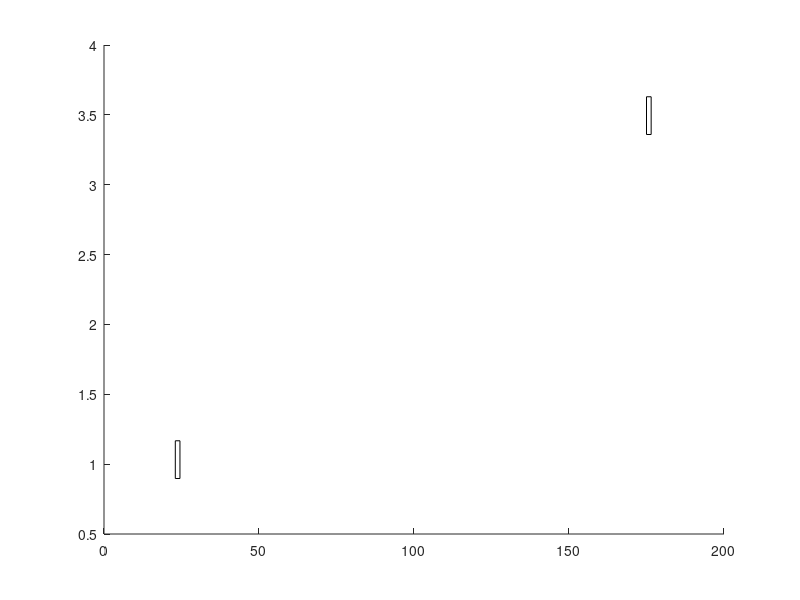

The MATLAB script that drew this image: (Note: this script raises an error after producing the figure.)
% Project 3
% Yun Lin
% 4/22/2012
 
clear
clc
 
disp('                     Bunker Buster    ')
disp('    ')
disp(' Objective: Destroy other player before he destroys you!')
disp('     ')
disp('    Players must input power of cannon (1 to 600)')
disp('    ')
disp('    Players must input angle of cannon (0 to 90)')
disp('    ')
disp('  To exit game at any time, enter 0 for power input')
disp('      ')
disp('      ')

format bank
%%%%%%%%%%%%%%%%%%%%%%%%%%%%%%%%%%%%%%%%%%%%%%%%%%%%%%%%%%%%%%%%%%%%%%%%%%
%                                                                        %
%                         Create Terrain                                 %
%                                                                        %
%%%%%%%%%%%%%%%%%%%%%%%%%%%%%%%%%%%%%%%%%%%%%%%%%%%%%%%%%%%%%%%%%%%%%%%%%%
 
%CREATE TERRAIN
Ty = randperm(5); % Picks (n) random numbers to make plot. Can be 
N = length(Ty);% changed for different effects. n*L gives length of field.
hold on
 
L = 40;
M = N*L;
xi = 0:M-1;
yi = interpft(Ty,M); % Terrain 'Function'
 
%--------------------------------------------------------------------------
%                      PLACE AND DRAW 'TANKS'            
%--------------------------------------------------------------------------
%Create Tank 1
p=randi(40); ...Max distance of tanks from border. 
              
p2=p+2;
yi(p:p2)=min(yi(p:p2)); ...Flatten Spot on for Tank 1 (modifies yi)
B=length(yi(p:p2)); % Width of Flat Spot
c=min(yi(p:p2));     % Min Value of 'yi'
 
%Create Tank 2
P=198-p; %Random placement of tank 2
P2=P+2;
yi(P:P2)=min(yi(P:P2)); %Flatten Spot for Tank 2
 
B2=length(yi(P:P2));
c2=min(yi(P:P2));
 
%Plot Tanks
tank1=rectangle('Position',[p,c,B/2,B*.09]);
tank2=rectangle('Position',[P,c2,B2/2,B2*.09]);
%Plot Terrain
hT=area(yi);   
colormap summer
a=max(yi)*2;
plot(tank1)
plot(tank2)
axis([min(yi) M 0 a])  %axis([min(yi) 100 0 a])
xlabel('Player 1                                                                                                Player 2')
title(' Bunker Buster ') 
 
%%%%%%%%%%%%%%%%%%%%%%%%%%%%%%%%%%%%%%%%%%%%%%%%%%%%%%%%%%%%%%%%%%%%%%%%%
%                                                                       %
%                      Trajectory                                       %
%                                                                       %
%%%%%%%%%%%%%%%%%%%%%%%%%%%%%%%%%%%%%%%%%%%%%%%%%%%%%%%%%%%%%%%%%%%%%%%%%
 
%-----------Tank Int. Pos-------------------
x_0 = (p+(B/4)); % initial x-position Tank 1 
y_0 = c+(B*.09); % initial y-position Tank 1
 
x2_0=(P+(B2/4)); % initial x-position Tank 2
y2_0=c2+(B*.09); % initial y-position Tank 2
%-------------------------------------------
 
Player2_Health=100;
Player1_Health=100;
remaining_health2=100;
remaining_health1=100;
 
while remaining_health2>0 && remaining_health1>0
power=input('Player 1 Shoots\n  Power:  ');
if power==0;
   close all hidden 
    break
end
v0=power/10;
theta= input(' Degree:  ');
 
v0x=v0*cos(theta*pi/180);
v0y=v0*sin(theta*pi/180);
 
g = 9.8; % gravity
thmax=v0y/g;
hmax=v0y^2/(2*g);
ttot=2.5*thmax;
dmax=v0x*ttot;
tplot=linspace(0,ttot,200);
x=x_0+ v0x*tplot;
y=y_0+ v0y*tplot-0.5*g*tplot.^2; 
 
% Find Ground Contact
s = yi - y;
ix = find(s > -.5 & s < .5);
x_sol = x(ix); %y1_sol = y(ix)...%y2_sol = yi(ix)
d=round(max(x_sol)); % Intersection of yi
 
r=.75; %r is the radius of the circle
ang=0:0.01:2*pi; %0.01 is the angle step
xp=r*4*cos(ang);
yp=.5*r*sin(ang);
 
%-Distance Blast To Tank2------------------------------------------------
if x_sol<=200 & yi(d)<=200
dist2=sqrt(((x2_0-d)^2)-((y2_0-yi(d))^2)); % Distance from blast to tank
damage2=((1/dist2+.1)*175);
 
% Player 2 Health--------------------------------------------------------
 for i=1:1
    if dist2<=10
       Player2_Health= Player2_Health(i)-damage2
       
    elseif damage2==0
        disp('DIRECT HIT')
    end
end
remaining_health2=min(Player2_Health);
if remaining_health2<=0
    comet(x,y);
    r=3; %r is the radius of the circle
ang=0:0.01:2*pi; %0.01 is the angle step
xp=r*4*cos(ang);
yp=.25*r*sin(ang);
    blast=fill(x_sol(end) + xp,yi(d) + yp,'r');
    disp('Player 1 Wins Booyaah!!!')
 pause(1.5)
 delete(blast)
 delete(tank2)
    break
end
 
%--Plot and Delete Hit----------------------------------------------------
h=plot(x,y,'k');
blast=fill(x_sol(end) + xp,yi(d) + yp,'r'); 
area(yi); %covers trajectory below grade
disp('Hit Any Key To Continue')
pause
delete(h)
delete(blast)
 
clc
else disp('out of bounds ')
    pause
end
%------------------------------------------------------------------------%
%            SWITCH PLAYERS
%------------------------------------------------------------------------%
 
power2=input('Player 2 Shoots\n  Power:  ');
if power2==0;
   close all hidden 
    break
end
 
%-Trajectory Player 2-----------------------------------------------------
v20=power2/10;
Player2_angle= input(' Degree:  ');
theta2=180-Player2_angle;
v0x=v20*cos(theta2*pi/180);
v0y=v20*sin(theta2*pi/180);
 
thmax=v0y/g;
hmax=v0y^2/(2*g);
ttot=2.5*thmax;
dmax=v0x*ttot;
tplot=linspace(0,ttot,200);
x2=x2_0+ v0x*tplot;
y2=y2_0+ v0y*tplot-0.5*g*tplot.^2;
 
%-Find Ground Contact----------------------------------------------------
s = yi - y2;
ix = find(s > -.5 & s < .5);
x_sol2 = x2(ix); %y1_sol = y(ix)...y2_sol = yi(ix)
d2=round(min(x_sol2)); % Intersection of yi
 
%---Plot Blast 2---------------------------------------------------------
r=.75; %r is the radius of the circle
ang=0:0.01:2*pi; %0.01 is the angle step
xp=r*4*cos(ang);
yp=.5*r*sin(ang);
 
if x_sol2>=0 & yi(d2)>=0
 
%-Distance Blast To Tank1-------------------------------------------------
dist1=sqrt(((x_0-d2)^2)-((y_0-yi(d2))^2)); % Distance from blast to tank
damage1=((1/dist1+.1)*175);
 
% Player 1 Health----------------------------------------------------
 for i=1:1
    if dist1<=10
       Player1_Health = Player1_Health(i)-damage1
    elseif dist1 ==0
        disp('DIRECT HIT')
    end
end
remaining_health1=min(Player1_Health);
if remaining_health1<=1
   comet(x2,y2);
    r=3; %r is the radius of the circle
ang=0:0.01:2*pi; %0.01 is the angle step
xp=r*4*cos(ang);
yp=.25*r*sin(ang);
    blast=fill(min(x_sol2) + xp,yi(d2) + yp,'r');
    disp('Player 2 Wins Booyaah!!!')  
     pause(1.5)
 delete(blast)
 delete(tank1)
    break
end
 
% Plot and Delete Hit-----------------------------------------------------
 h2=plot(x2,y2,'k');
blast=fill(min(x_sol2)+xp,yi(d2)+yp,'r');
area(yi); %covers trajectory below grade
 
disp('Hit Any Key To Continue')
pause
delete(h2)
delete(blast)
clc
else disp('out of bounds ')
    pause
end
end
hold off
pause(5)
close allhidden
clc